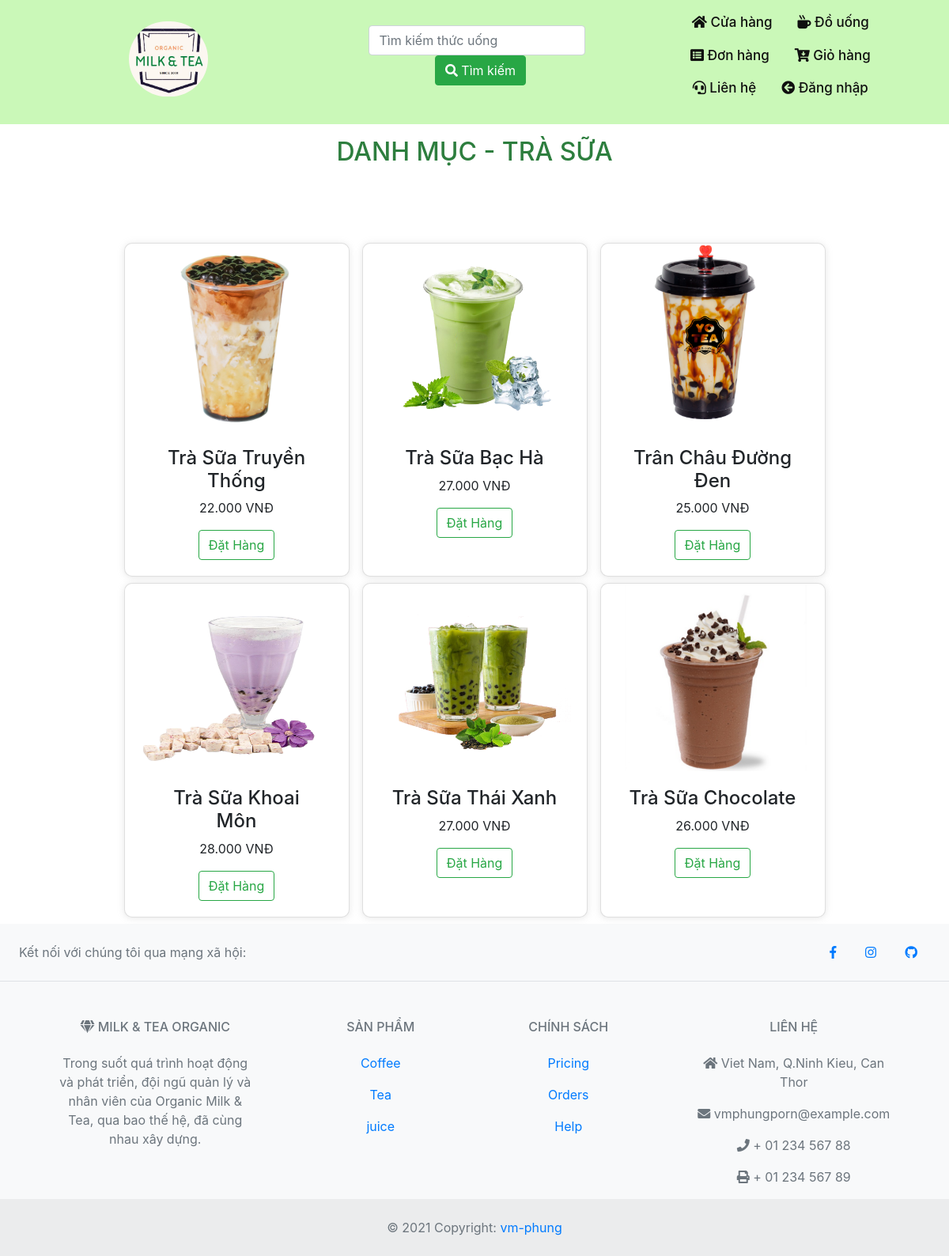
The page /product-cat.php?cat_id=4 on the database its author committed.
### tables this page shows
CREATE TABLE `tbl_category` (
  `cat_id` int(11) UNSIGNED NOT NULL,
  `cat_name` varchar(100) NOT NULL,
  `cat_img` varchar(255) NOT NULL
);

CREATE TABLE `tbl_product` (
  `pro_id` int(11) UNSIGNED NOT NULL,
  `pro_name` varchar(100) NOT NULL,
  `cat_id` int(11) UNSIGNED NOT NULL,
  `price` varchar(255) NOT NULL,
  `img` varchar(255) NOT NULL,
  `decription` text NOT NULL
);

### product-cat.php (the view, shortened to what this page needs)
<?php
try {
    include('lib/header.php');
    $dbh = getDB();
    if (isset($_GET['cat_id'])) {
        $cat_id = $_GET['cat_id'];
        $stmt = $dbh->prepare("select * from tbl_category where cat_id='$cat_id'");
        $stmt->execute();
        $rows = $stmt->fetchAll();
        $stmt2 = $dbh->prepare("select * from tbl_product where cat_id='$cat_id'");
        $stmt2->execute();
        $rows2 = $stmt2->fetchAll();
    }
}
catch (PDOException $ex) {
    exit("Da co loi xay ra: " . $ex->getMessage());
}
?>
<div class="container">
    <?php
foreach ($rows as $category) {
?>
    <h2 class="text-center my-3 text-uppercase">DANH MỤC -
        <?php echo $category['cat_name']?>
    </h2>
    <?php
}
?>
    <div class="separator-icon gray"></div>
    <div class="row d-lex justify-content-center">
        <?php
            foreach ($rows2 as $product) {
            ?>
            <div class="card mb-2 mx-2 col-lg-3 col-md-4 col-12" style="width: 16rem;">
            <img class="card-img-top" src="img/<?php echo $product['img']?>" alt="Card image cap" width="237px" height="237px">
            <div class="card-body text-center">
                <h4>
                    <?php echo $product['pro_name']?>
                </h4>
                <p>
                    <?php echo $product['price'] . ' VNĐ'; ?>
                </p>
                <a href="detail.php?pro_id=<?php echo $product['pro_id']?>" class="btn btn-outline-success">Đặt Hàng</a>
            </div>
            </div>
            <?php
            }
        ?>
    </div>
</div>
<?php include('lib/footer.php'); ?>

### css/style.css (style rules this page uses)
h2.text-center { color: rgb(45, 126, 62); }
.separator-icon { background: url('https://phuclong.com.vn/images/icon_tealeaves.png'); background-repeat: no-repeat; background-position: center; position: relative; width: 300px; height: 50px; margin: 0 auto; margin-bottom: 30px; }
div.card.mb-2 { border-radius: 10px; box-shadow: 0 1px 8px 0 rgba(168, 168, 168, 0.27); }

### rows shown on the page
tbl_category: cat_name "TRÀ SỮA"
tbl_product: img (picture), pro_name "Trà Sữa Truyền Thống", price "22.000"
tbl_product: img (picture), pro_name "Trà Sữa Bạc Hà", price "27.000"
tbl_product: img (picture), pro_name "Trân Châu Đường Đen", price "25.000"
tbl_product: img (picture), pro_name "Trà Sữa Khoai Môn", price "28.000"
tbl_product: img (picture), pro_name "Trà Sữa Thái Xanh", price "27.000"
tbl_product: img (picture), pro_name "Trà Sữa Chocolate", price "26.000"
